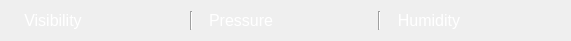
       <widget class="QWidget" name="layoutWidget3">
        <property name="geometry">
         <rect>
          <x>710</x>
          <y>350</y>
          <width>571</width>
          <height>32</height>
         </rect>
        </property>
        <layout class="QHBoxLayout" name="horizontalLayout_17">
         <item>
          <layout class="QHBoxLayout" name="horizontalLayout_18">
           <item>
            <widget class="QLabel" name="visibility_2">
             <property name="font">
              <font>
               <family>Yu Gothic UI</family>
               <pointsize>12</pointsize>
              </font>
             </property>
             <property name="styleSheet">
              <string notr="true">color: rgb(255, 255, 255);</string>
             </property>
             <property name="text">
              <string>Visibility</string>
             </property>
             <property name="alignment">
              <set>Qt::AlignCenter</set>
             </property>
            </widget>
           </item>
           <item>
            <widget class="QLabel" name="visibilityValue_2">
             <property name="font">
              <font>
               <family>Yu Gothic UI</family>
               <pointsize>12</pointsize>
              </font>
             </property>
             <property name="styleSheet">
              <string notr="true">color: rgb(255, 255, 255);</string>
             </property>
             <property name="text">
              <string/>
             </property>
             <property name="alignment">
              <set>Qt::AlignCenter</set>
             </property>
            </widget>
           </item>
          </layout>
         </item>
         <item>
          <widget class="Line" name="line_9">
           <property name="font">
            <font>
             <weight>75</weight>
             <bold>true</bold>
            </font>
           </property>
           <property name="styleSheet">
            <string notr="true">color: rgb(85, 255, 127);</string>
           </property>
           <property name="orientation">
            <enum>Qt::Vertical</enum>
           </property>
          </widget>
         </item>
         <item>
          <layout class="QHBoxLayout" name="horizontalLayout_19">
           <item>
            <widget class="QLabel" name="pressure_2">
             <property name="font">
              <font>
               <family>Yu Gothic UI</family>
               <pointsize>12</pointsize>
              </font>
             </property>
             <property name="styleSheet">
              <string notr="true">color: rgb(255, 255, 255);</string>
             </property>
             <property name="text">
              <string>Pressure</string>
             </property>
             <property name="alignment">
              <set>Qt::AlignCenter</set>
             </property>
            </widget>
           </item>
           <item>
            <widget class="QLabel" name="pressurevalue_2">
             <property name="font">
              <font>
               <family>Yu Gothic UI</family>
               <pointsize>12</pointsize>
              </font>
             </property>
             <property name="styleSheet">
              <string notr="true">color: rgb(255, 255, 255);</string>
             </property>
             <property name="text">
              <string/>
             </property>
             <property name="alignment">
              <set>Qt::AlignCenter</set>
             </property>
            </widget>
           </item>
          </layout>
         </item>
         <item>
          <widget class="Line" name="line_10">
           <property name="font">
            <font>
             <pointsize>10</pointsize>
             <weight>75</weight>
             <bold>true</bold>
            </font>
           </property>
           <property name="styleSheet">
            <string notr="true">color: rgb(85, 255, 127);</string>
           </property>
           <property name="orientation">
            <enum>Qt::Vertical</enum>
           </property>
          </widget>
         </item>
         <item>
          <layout class="QHBoxLayout" name="horizontalLayout_20">
           <item>
            <widget class="QLabel" name="humidity_2">
             <property name="font">
              <font>
               <family>Yu Gothic UI</family>
               <pointsize>12</pointsize>
              </font>
             </property>
             <property name="styleSheet">
              <string notr="true">color: rgb(255, 255, 255);</string>
             </property>
             <property name="text">
              <string>Humidity</string>
             </property>
             <property name="alignment">
              <set>Qt::AlignCenter</set>
             </property>
            </widget>
           </item>
           <item>
            <widget class="QLabel" name="humidityValue_2">
             <property name="font">
              <font>
               <family>Yu Gothic UI</family>
               <pointsize>12</pointsize>
              </font>
             </property>
             <property name="styleSheet">
              <string notr="true">color: rgb(255, 255, 255);</string>
             </property>
             <property name="text">
              <string/>
             </property>
             <property name="alignment">
              <set>Qt::AlignCenter</set>
             </property>
            </widget>
           </item>
          </layout>
         </item>
        </layout>
       </widget>
